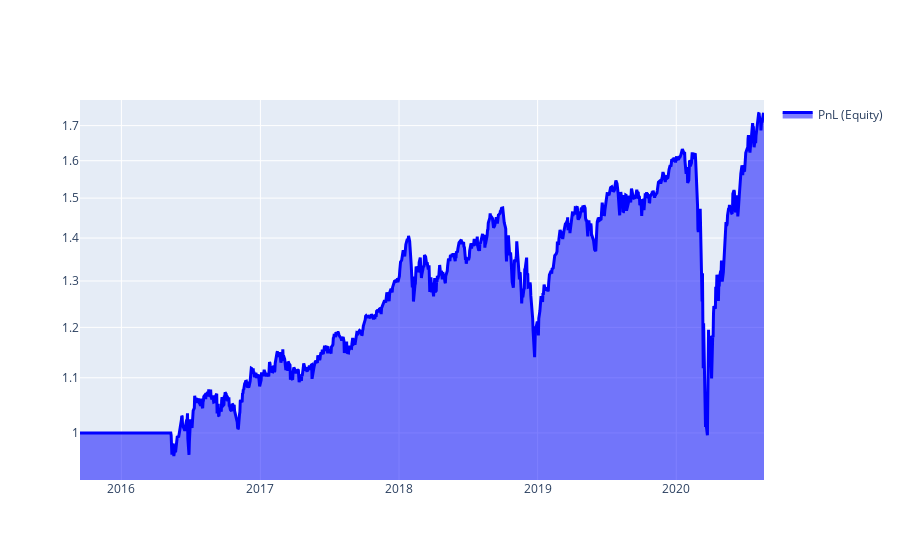

Here is the notebook cell this chart was saved with:
### Code cell
qngraph.make_plot_filled(
    stat.coords['time'].to_pandas(), 
    stat.loc[:, 'equity'].values,  
    color="blue", 
    name="PnL (Equity)", 
    type="log"
)

### Figure 1 — Plotly figure (JSON) as saved in the notebook; plotly's stock layout.template omitted (floating-point values rounded to 4 significant figures; data arrays with more than 128 entries replaced by an {"elided": "..."} marker saying what was removed)
{"data": [{"fill": "tonexty", "line": {"color": "blue", "width": 3}, "name": "PnL (Equity)", "type": "scatter", "x": {"elided": "1243 str values"}, "y": {"elided": "1243 float values"}}], "layout": {"showlegend": true, "yaxis": {"range": [-0.03527, 0.2497], "type": "log"}}}
